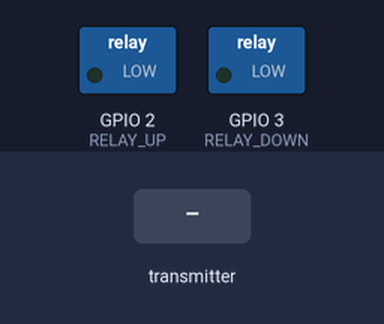
The sketch below on a simulated ESP32. On the bench: switched loads named in the sketch (green lamp = pin HIGH). The test bench sets the inputs (shaded band). What the sketch prints to the serial monitor is not drawn.

Above: at 1.2 s.
1.3 s: the transmitter starts sending up = 1
At 2.5 s:
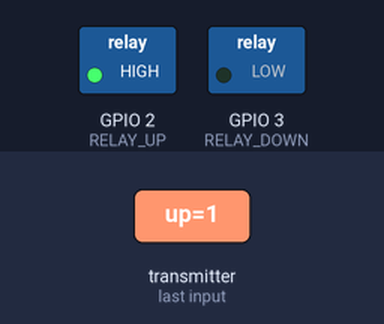
2.8 s: the transmitter starts sending down = 1
At 3.7 s:
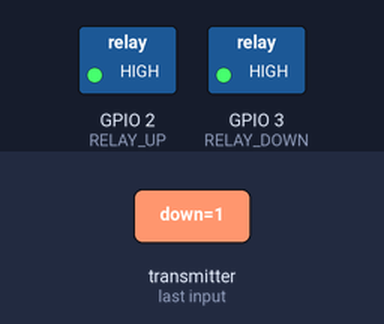
4.3 s: the transmitter starts sending up = 0
At 4.9 s:
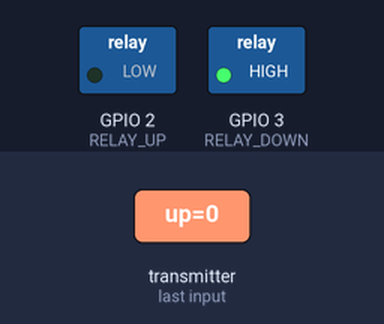
5.8 s: the transmitter starts sending down = 0
At 7.2 s:
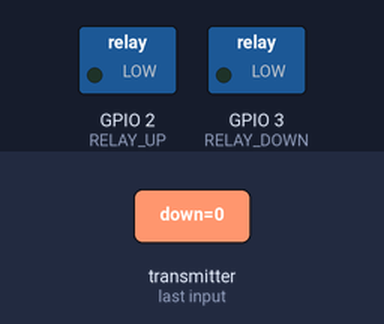
Timing chart, 0 to 8.3 s (numbered marks = the images above; inputs shaded):
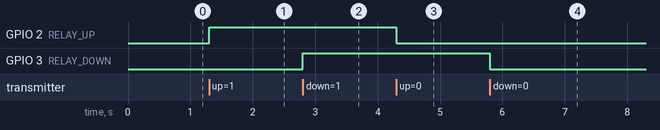

Measured:
- after the input at 1.3 s, GPIO 2 (RELAY_UP): LOW → HIGH at once
- after the input at 2.8 s, GPIO 3 (RELAY_DOWN): LOW → HIGH at once
- after the input at 4.3 s, GPIO 2 (RELAY_UP): HIGH → LOW at once
- after the input at 5.8 s, GPIO 3 (RELAY_DOWN): HIGH → LOW at once

The sketch:

Receiver_RelayControl.ino
```cpp
#include <esp_now.h>
#include <WiFi.h>
#include <esp_wifi.h>

// Pin Definitions for Chair Motor Control
#define RELAY_UP    2  // Controls motor direction: UP
#define RELAY_DOWN  3  // Controls motor direction: DOWN

// Structure matching the remote's payload
typedef struct {
  bool up;
  bool down;
} ChairCommand;

// Callback: called when ESP-NOW data is received
void onDataRecv(const uint8_t *mac_addr, const uint8_t *data, int len) {
  if (len < sizeof(ChairCommand)) return;  // Invalid packet
  ChairCommand cmd;
  memcpy(&cmd, data, sizeof(cmd));

  // Drive the relays according to the command
  digitalWrite(RELAY_UP,   cmd.up   ? HIGH : LOW);
  digitalWrite(RELAY_DOWN, cmd.down ? HIGH : LOW);
}

void setup() {
  Serial.begin(115200);
  WiFi.mode(WIFI_STA);
  // Disable Wi-Fi power saving for lowest latency
  esp_wifi_set_ps(WIFI_PS_NONE);

  // Initialize relay pins
  pinMode(RELAY_UP, OUTPUT);
  pinMode(RELAY_DOWN, OUTPUT);
  digitalWrite(RELAY_UP, LOW);
  digitalWrite(RELAY_DOWN, LOW);

  // Initialize ESP-NOW
  if (esp_now_init() != ESP_OK) {
    Serial.println("ESP-NOW init failed");
    while (true) { delay(1000); }
  }

  // Register the receive callback
  esp_now_register_recv_cb(onDataRecv);

  Serial.println("Catnapper Receiver Ready");
}

void loop() {
  // No polling needed; all work is done in the receive callback
  delay(100);
}
```
